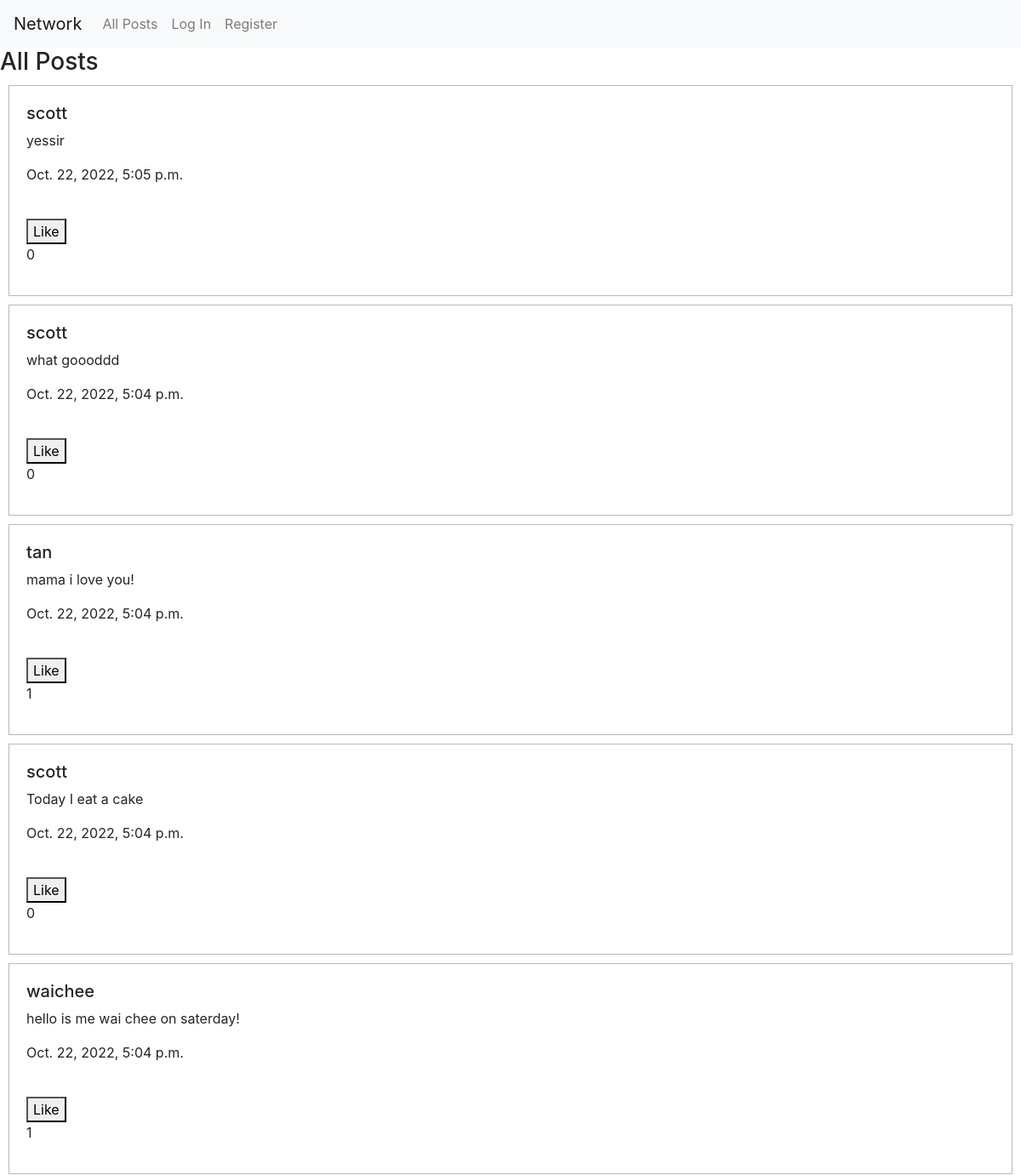
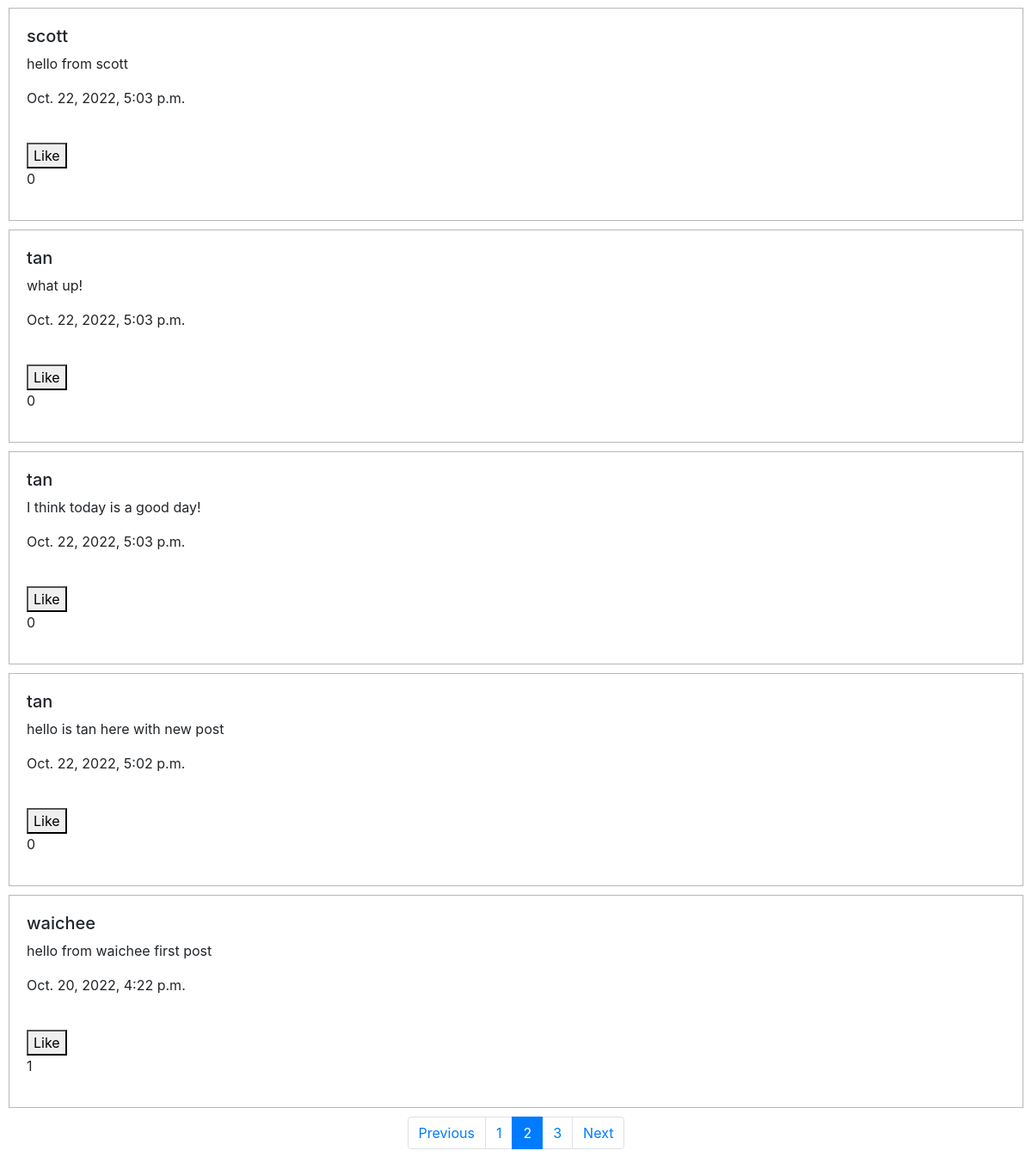
Screenshot of /?page=2 with the database file from the repository (2 pictures, top to bottom).
### network/models.py (models this page shows, shortened)
class Post(models.Model):
    user = models.ForeignKey(User, on_delete=models.CASCADE, related_name="posts")
    content = models.CharField(max_length=300)
    timestamp = models.DateTimeField(auto_now_add=True)
    like = models.ManyToManyField(User, blank=True, related_name="liked_user")

class User(AbstractUser):
    pass

### network/views.py (the view, shortened to what this page needs)
# urls.py: path("", views.index, name="index"),
def index(request):
    postData = Post.objects.all().order_by('-timestamp')
    paginator = Paginator(postData, POST_PER_PAGE)
    page_number = request.GET.get('page')
    page_obj = paginator.get_page(page_number)
    return render(request, "network/index.html", {
        "postData": page_obj,
    })

### network/templates/network/index.html (shortened to what this page needs)
{% extends "network/layout.html" %}
{% load static %}
{% block body %}
  <div id="posts-view">
  </div>
  {% for post in postData %}
    <div class="box">
      <h5>{{ post.user }}</h5>
      <p id="post-content-{{post.id}}" class="post">{{ post.content }}</p>
      <p>{{ post.timestamp }}</p>
      <br>
      {% if not request.user in post.like.all %}
      <button data-id="{{post.id}}" id="post-like-{{post.id}}" class="likedpost" data-liked="no">Like</button>
      {% else %}
      <button data-id="{{post.id}}" id="post-like-{{post.id}}" class="likedpost" data-liked="yes">Liked</button>
      {% endif %}
      <p id="post-count-{{post.id}}">{{post.like.count}}</p>
    </div>
  {% endfor %}
{% endblock %}

### network/static/network/styles.css (style rules this page uses)
.box { padding: 20px; border: 1px solid rgb(185, 184, 184); margin: 10px; }

### rows the page displays
Post: user "scott", content "yessir", timestamp "Oct. 22, 2022, 5:05 p.m.", like.count "0"
Post: user "scott", content "what goooddd", timestamp "Oct. 22, 2022, 5:04 p.m.", like.count "0"
Post: user "tan", content "mama i love you!", timestamp "Oct. 22, 2022, 5:04 p.m.", like.count "1"
Post: user "scott", content "Today I eat a cake", timestamp "Oct. 22, 2022, 5:04 p.m.", like.count "0"
Post: user "waichee", content "hello is me wai chee on saterday!", timestamp "Oct. 22, 2022, 5:04 p.m.", like.count "1"
Post: user "scott", content "hello from scott", timestamp "Oct. 22, 2022, 5:03 p.m.", like.count "0"
Post: user "tan", content "what up!", timestamp "Oct. 22, 2022, 5:03 p.m.", like.count "0"
Post: user "tan", content "I think today is a good day!", timestamp "Oct. 22, 2022, 5:03 p.m.", like.count "0"
Post: user "tan", content "hello is tan here with new post", timestamp "Oct. 22, 2022, 5:02 p.m.", like.count "0"
Post: user "waichee", content "hello from waichee first post", timestamp "Oct. 20, 2022, 4:22 p.m.", like.count "1"

### other values shown
{{ num }} "1" "3"
{{ num }} "2"
